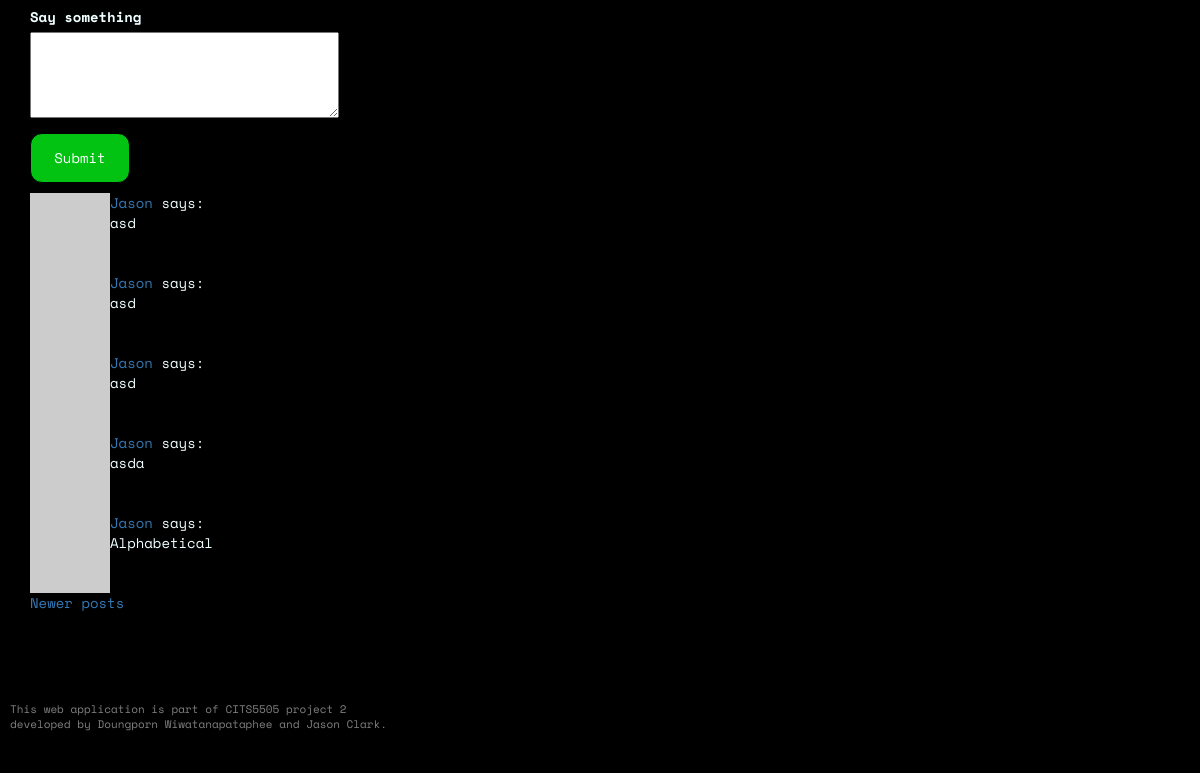
Before: /learning_module/planets?page=2 (signed in, lower part) with the older database file.
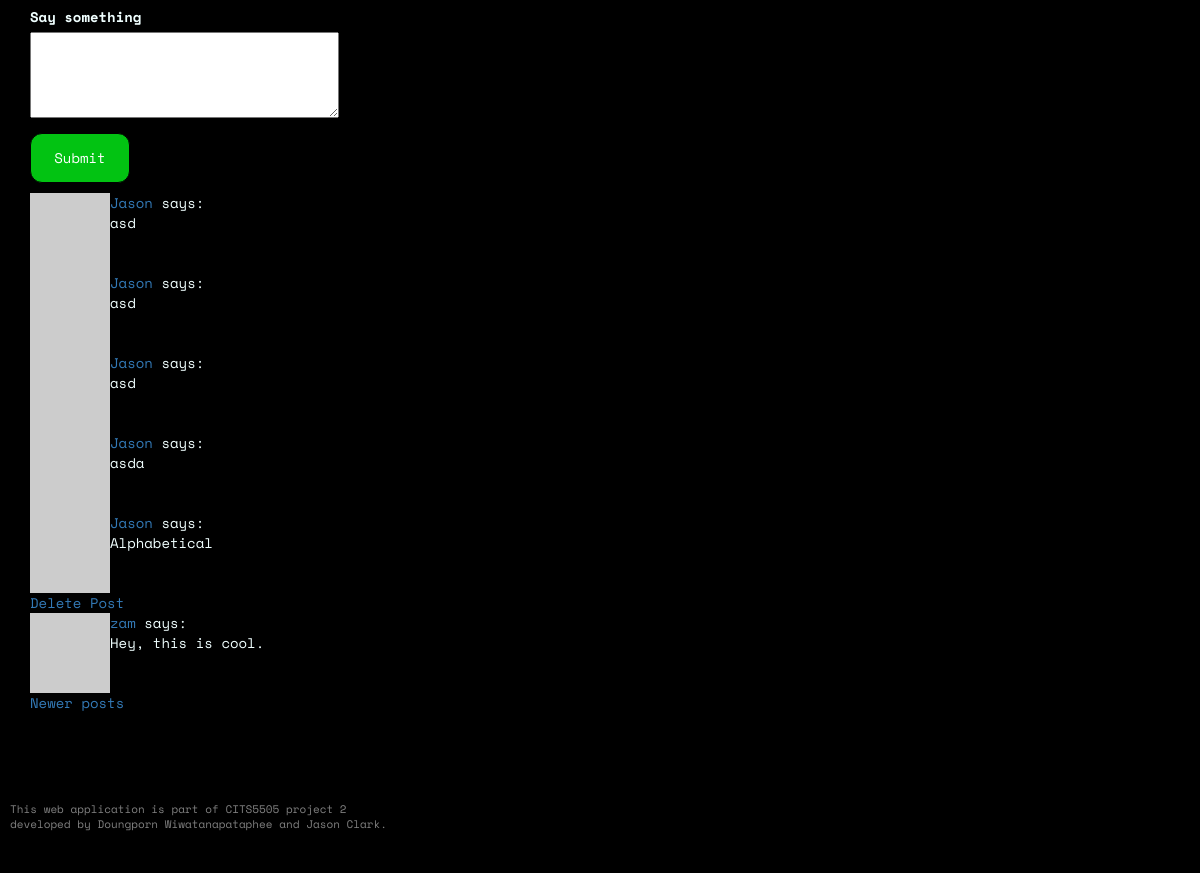
After: the same page with the newer database file.
### app/models.py (models this page shows, shortened)
class Post(db.Model):
    id = db.Column(db.Integer, primary_key=True)
    user_id = db.Column(db.Integer, db.ForeignKey('user_table.id')) #user.id
    body = db.Column(db.String(140))
    timestamp = db.Column(db.DateTime, index=True, default=datetime.utcnow)
    page = db.Column(db.String)
    upvotes = db.Column(db.Integer, default=0)
    downvotes = db.Column(db.Integer, default=0)

class User(UserMixin, db.Model):
    __tablename__ = 'user_table'
    id = db.Column(db.Integer, primary_key=True)
    username = db.Column(db.String(64), index=True, unique=True)
    user_type = db.Column(db.String(64))
    email = db.Column(db.String(120), index=True, unique=True)
    password_hash = db.Column(db.String(128))
    posts = db.relationship('Post', backref='author', lazy='dynamic')
    about_me = db.Column(db.String(140))
    last_seen = db.Column(db.DateTime, default=datetime.utcnow)
    score_child = db.relationship("Score", backref = 'user_parent')
    quiz_unlocked = db.Column(db.Integer, default=0)
    def avatar(self, size):
      digest = md5(self.email.lower().encode('utf-8')).hexdigest()
      return 'https://www.gravatar.com/avatar/{}?d=identicon&s={}'.format(digest, size)

### app/routes.py (the view, shortened to what this page needs)
@app.route('/learning_module/<module>', methods=['GET', 'POST'])
@login_required
def learning_module(module):
  page = request.args.get('page', 1, type=int)
  posts = Post.query.filter_by(page=module).paginate(
    page, app.config['POSTS_PER_PAGE'], False)
  next_url = url_for('learning_module', module=module, page=posts.next_num) \
    if posts.has_next else None
  prev_url = url_for('learning_module', module=module, page=posts.prev_num) \
    if posts.has_prev else None
  form = PostForm()
  return render_template('modules/learning_module.html', module=module, form=form,
      posts=posts.items, next_url=next_url,
      prev_url=prev_url)

### app/forms.py
class PostForm(FlaskForm):
  post = TextAreaField('Say something', validators=[
    DataRequired(), Length(min=1, max=140)])
  submit = SubmitField('Submit')

### app/models.py (called while the page is built)
@login.user_loader
def load_user(id):
    return User.query.get(int(id))

### app/routes.py (called while the page is built)
@app.before_request
def before_request():
    from_zone = tz.tzutc()
    to_zone = tz.tzlocal()
    utc = datetime.utcnow()
    utc = utc.replace(tzinfo=from_zone)
    central = utc.astimezone(to_zone)   # convert to local timezone
    if current_user.is_authenticated:
        current_user.last_seen = central
        db.session.commit()

### app/templates/modules/learning_module.html (shortened to what this page needs)
{% extends 'base.html' %}
{% block body %}
<div class="container">
  {% if form %}
  <form action="" id=module method="post">
    <p>
      {{ form.post.label }}<br>
      <span class="post-form">
      {{ form.post(cols=32, rows=4) }}<br>
      </span>
    </p>
    <p>{{ form.submit(class_="post-button") }}</p>
  </form>
  {% endif %}
  {% for post in posts %}
    {% include '_post.html' %}
  {% endfor %}
  {% if prev_url %}
  <a href="{{ prev_url }}">Newer posts</a>
  {% endif %}
</div>
{% endblock %}

### app/templates/_post.html
<table>
  <tr valign="top">
    <td><img src="{{ post.author.avatar(36) }}"></td>
    <td>
      <a href="{{ url_for('user_profile', username=post.author.username) }}">
        {{ post.author.username }}
      </a>
      says:<br>{{ post.body }}
    </td>
  </tr>
  {% if current_user.id == post.user_id %}
  <tr valign="bottom">
    <a href="{{ url_for('delete_post', postId=post.id, module=module) }}">Delete Post</a>
  </tr>
  {% endif %}
</table>

Changed rows visible on the page:
added Post: author.username "zam", body "Hey, this is cool."
